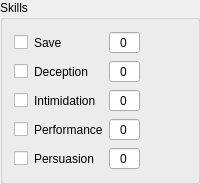
           <widget class="QGroupBox" name="chaSkillsBox">
            <property name="title">
             <string>Skills</string>
            </property>
            <property name="checkable">
             <bool>false</bool>
            </property>
            <layout class="QGridLayout" name="chaSkillsLayout">
             <item row="5" column="0">
              <widget class="QCheckBox" name="chaPerformanceProficient">
               <property name="sizePolicy">
                <sizepolicy hsizetype="Maximum" vsizetype="Fixed">
                 <horstretch>0</horstretch>
                 <verstretch>0</verstretch>
                </sizepolicy>
               </property>
               <property name="text">
                <string/>
               </property>
               <property name="tristate">
                <bool>true</bool>
               </property>
              </widget>
             </item>
             <item row="3" column="2">
              <widget class="QSpinBox" name="chaIntimidationMod">
               <property name="alignment">
                <set>Qt::AlignCenter</set>
               </property>
               <property name="buttonSymbols">
                <enum>QAbstractSpinBox::NoButtons</enum>
               </property>
               <property name="minimum">
                <number>-20</number>
               </property>
              </widget>
             </item>
             <item row="3" column="0">
              <widget class="QCheckBox" name="chaIntimidationProficient">
               <property name="sizePolicy">
                <sizepolicy hsizetype="Maximum" vsizetype="Fixed">
                 <horstretch>0</horstretch>
                 <verstretch>0</verstretch>
                </sizepolicy>
               </property>
               <property name="text">
                <string/>
               </property>
               <property name="tristate">
                <bool>true</bool>
               </property>
              </widget>
             </item>
             <item row="1" column="2">
              <widget class="QSpinBox" name="chaDeceptionMod">
               <property name="alignment">
                <set>Qt::AlignCenter</set>
               </property>
               <property name="buttonSymbols">
                <enum>QAbstractSpinBox::NoButtons</enum>
               </property>
               <property name="minimum">
                <number>-20</number>
               </property>
              </widget>
             </item>
             <item row="5" column="1">
              <widget class="QLabel" name="chaPerformance">
               <property name="text">
                <string>Performance</string>
               </property>
              </widget>
             </item>
             <item row="0" column="1">
              <widget class="QLabel" name="chaSave">
               <property name="text">
                <string>Save</string>
               </property>
              </widget>
             </item>
             <item row="0" column="2">
              <widget class="QSpinBox" name="chaSaveMod">
               <property name="alignment">
                <set>Qt::AlignCenter</set>
               </property>
               <property name="buttonSymbols">
                <enum>QAbstractSpinBox::NoButtons</enum>
               </property>
               <property name="minimum">
                <number>-20</number>
               </property>
              </widget>
             </item>
             <item row="3" column="1">
              <widget class="QLabel" name="chaIntimidation">
               <property name="text">
                <string>Intimidation</string>
               </property>
              </widget>
             </item>
             <item row="5" column="2">
              <widget class="QSpinBox" name="chaPerformanceMod">
               <property name="alignment">
                <set>Qt::AlignCenter</set>
               </property>
               <property name="buttonSymbols">
                <enum>QAbstractSpinBox::NoButtons</enum>
               </property>
               <property name="minimum">
                <number>-20</number>
               </property>
              </widget>
             </item>
             <item row="1" column="0">
              <widget class="QCheckBox" name="chaDeceptionProficient">
               <property name="sizePolicy">
                <sizepolicy hsizetype="Maximum" vsizetype="Fixed">
                 <horstretch>0</horstretch>
                 <verstretch>0</verstretch>
                </sizepolicy>
               </property>
               <property name="text">
                <string/>
               </property>
               <property name="tristate">
                <bool>true</bool>
               </property>
              </widget>
             </item>
             <item row="1" column="1">
              <widget class="QLabel" name="chaDeception">
               <property name="text">
                <string>Deception</string>
               </property>
              </widget>
             </item>
             <item row="7" column="2">
              <widget class="QSpinBox" name="chaPersuasionMod">
               <property name="alignment">
                <set>Qt::AlignCenter</set>
               </property>
               <property name="buttonSymbols">
                <enum>QAbstractSpinBox::NoButtons</enum>
               </property>
               <property name="minimum">
                <number>-20</number>
               </property>
              </widget>
             </item>
             <item row="7" column="0">
              <widget class="QCheckBox" name="chaPersuasionProficient">
               <property name="sizePolicy">
                <sizepolicy hsizetype="Maximum" vsizetype="Fixed">
                 <horstretch>0</horstretch>
                 <verstretch>0</verstretch>
                </sizepolicy>
               </property>
               <property name="text">
                <string/>
               </property>
               <property name="tristate">
                <bool>true</bool>
               </property>
              </widget>
             </item>
             <item row="0" column="0">
              <widget class="QCheckBox" name="chaSaveProficient">
               <property name="sizePolicy">
                <sizepolicy hsizetype="Maximum" vsizetype="Fixed">
                 <horstretch>0</horstretch>
                 <verstretch>0</verstretch>
                </sizepolicy>
               </property>
               <property name="text">
                <string/>
               </property>
               <property name="tristate">
                <bool>true</bool>
               </property>
              </widget>
             </item>
             <item row="7" column="1">
              <widget class="QLabel" name="chaPersuasion">
               <property name="text">
                <string>Persuasion</string>
               </property>
              </widget>
             </item>
             <item row="0" column="3">
              <widget class="QPushButton" name="chaSaveRoll">
               <property name="sizePolicy">
                <sizepolicy hsizetype="Maximum" vsizetype="Fixed">
                 <horstretch>0</horstretch>
                 <verstretch>0</verstretch>
                </sizepolicy>
               </property>
               <property name="text">
                <string/>
               </property>
               <property name="icon">
                <iconset resource="resource_icons.qrc">
                 <normaloff>:/images/Icons/roll.png</normaloff>:/images/Icons/roll.png</iconset>
               </property>
               <property name="flat">
                <bool>true</bool>
               </property>
              </widget>
             </item>
             <item row="1" column="3">
              <widget class="QPushButton" name="chaDeceptionRoll">
               <property name="sizePolicy">
                <sizepolicy hsizetype="Maximum" vsizetype="Fixed">
                 <horstretch>0</horstretch>
                 <verstretch>0</verstretch>
                </sizepolicy>
               </property>
               <property name="text">
                <string/>
               </property>
               <property name="icon">
                <iconset resource="resource_icons.qrc">
                 <normaloff>:/images/Icons/roll.png</normaloff>:/images/Icons/roll.png</iconset>
               </property>
               <property name="flat">
                <bool>true</bool>
               </property>
              </widget>
             </item>
             <item row="3" column="3">
              <widget class="QPushButton" name="chaIntimidationRoll">
               <property name="sizePolicy">
                <sizepolicy hsizetype="Maximum" vsizetype="Fixed">
                 <horstretch>0</horstretch>
                 <verstretch>0</verstretch>
                </sizepolicy>
               </property>
               <property name="text">
                <string/>
               </property>
               <property name="icon">
                <iconset resource="resource_icons.qrc">
                 <normaloff>:/images/Icons/roll.png</normaloff>:/images/Icons/roll.png</iconset>
               </property>
               <property name="flat">
                <bool>true</bool>
               </property>
              </widget>
             </item>
             <item row="5" column="3">
              <widget class="QPushButton" name="chaPerformanceRoll">
               <property name="sizePolicy">
                <sizepolicy hsizetype="Maximum" vsizetype="Fixed">
                 <horstretch>0</horstretch>
                 <verstretch>0</verstretch>
                </sizepolicy>
               </property>
               <property name="text">
                <string/>
               </property>
               <property name="icon">
                <iconset resource="resource_icons.qrc">
                 <normaloff>:/images/Icons/roll.png</normaloff>:/images/Icons/roll.png</iconset>
               </property>
               <property name="flat">
                <bool>true</bool>
               </property>
              </widget>
             </item>
             <item row="7" column="3">
              <widget class="QPushButton" name="chaPersuasionRoll">
               <property name="sizePolicy">
                <sizepolicy hsizetype="Maximum" vsizetype="Fixed">
                 <horstretch>0</horstretch>
                 <verstretch>0</verstretch>
                </sizepolicy>
               </property>
               <property name="text">
                <string/>
               </property>
               <property name="icon">
                <iconset resource="resource_icons.qrc">
                 <normaloff>:/images/Icons/roll.png</normaloff>:/images/Icons/roll.png</iconset>
               </property>
               <property name="flat">
                <bool>true</bool>
               </property>
              </widget>
             </item>
            </layout>
           </widget>
